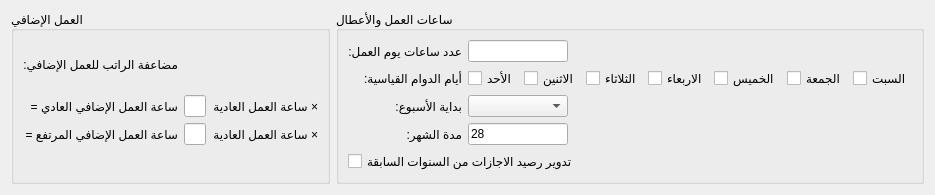
          <widget class="QWidget" name="page_21">
           <property name="geometry">
            <rect>
             <x>-823</x>
             <y>0</y>
             <width>906</width>
             <height>175</height>
            </rect>
           </property>
           <attribute name="label">
            <string>ساعات العمل</string>
           </attribute>
           <layout class="QGridLayout" name="gridLayout_63">
            <item row="0" column="0">
             <widget class="QGroupBox" name="groupBox_20">
              <property name="title">
               <string>العمل الإضافي</string>
              </property>
              <layout class="QGridLayout" name="gridLayout_75">
               <item row="0" column="0">
                <widget class="QLabel" name="label_80">
                 <property name="text">
                  <string>مضاعفة الراتب للعمل الإضافي:</string>
                 </property>
                </widget>
               </item>
               <item row="1" column="0">
                <widget class="QLabel" name="label_69">
                 <property name="text">
                  <string>ساعة العمل الإضافي العادي =</string>
                 </property>
                </widget>
               </item>
               <item row="1" column="1">
                <widget class="QLineEdit" name="setting_extra_normal_input">
                 <property name="sizePolicy">
                  <sizepolicy hsizetype="Preferred" vsizetype="Fixed">
                   <horstretch>0</horstretch>
                   <verstretch>0</verstretch>
                  </sizepolicy>
                 </property>
                 <property name="maximumSize">
                  <size>
                   <width>100</width>
                   <height>16777215</height>
                  </size>
                 </property>
                </widget>
               </item>
               <item row="1" column="2">
                <widget class="QLabel" name="label_71">
                 <property name="text">
                  <string>× ساعة العمل العادية</string>
                 </property>
                </widget>
               </item>
               <item row="1" column="3">
                <spacer name="horizontalSpacer_41">
                 <property name="orientation">
                  <enum>Qt::Horizontal</enum>
                 </property>
                 <property name="sizeHint" stdset="0">
                  <size>
                   <width>40</width>
                   <height>20</height>
                  </size>
                 </property>
                </spacer>
               </item>
               <item row="2" column="0">
                <widget class="QLabel" name="label_84">
                 <property name="text">
                  <string>ساعة العمل الإضافي المرتفع =</string>
                 </property>
                </widget>
               </item>
               <item row="2" column="1">
                <widget class="QLineEdit" name="setting_extra_high_input">
                 <property name="maximumSize">
                  <size>
                   <width>100</width>
                   <height>16777215</height>
                  </size>
                 </property>
                </widget>
               </item>
               <item row="2" column="2">
                <widget class="QLabel" name="label_72">
                 <property name="text">
                  <string>× ساعة العمل العادية</string>
                 </property>
                </widget>
               </item>
               <item row="3" column="1">
                <spacer name="verticalSpacer_12">
                 <property name="orientation">
                  <enum>Qt::Vertical</enum>
                 </property>
                 <property name="sizeType">
                  <enum>QSizePolicy::Fixed</enum>
                 </property>
                 <property name="sizeHint" stdset="0">
                  <size>
                   <width>15</width>
                   <height>27</height>
                  </size>
                 </property>
                </spacer>
               </item>
              </layout>
             </widget>
            </item>
            <item row="0" column="1">
             <widget class="QGroupBox" name="groupBox_16">
              <property name="title">
               <string>ساعات العمل والأعطال</string>
              </property>
              <layout class="QGridLayout" name="gridLayout_57">
               <item row="0" column="0">
                <widget class="QLabel" name="label_79">
                 <property name="text">
                  <string>عدد ساعات يوم العمل:</string>
                 </property>
                </widget>
               </item>
               <item row="0" column="1" colspan="2">
                <widget class="QLineEdit" name="setting_day_hours_input">
                 <property name="maximumSize">
                  <size>
                   <width>100</width>
                   <height>16777215</height>
                  </size>
                 </property>
                </widget>
               </item>
               <item row="1" column="0">
                <widget class="QLabel" name="label_81">
                 <property name="text">
                  <string>أيام الدوام القياسية:</string>
                 </property>
                </widget>
               </item>
               <item row="1" column="1">
                <widget class="QCheckBox" name="setting_work_day_sunday_checkbox">
                 <property name="text">
                  <string>الأحد</string>
                 </property>
                </widget>
               </item>
               <item row="1" column="2">
                <widget class="QCheckBox" name="setting_work_day_monday_checkbox">
                 <property name="text">
                  <string>الاثنين</string>
                 </property>
                </widget>
               </item>
               <item row="1" column="3">
                <widget class="QCheckBox" name="setting_work_day_tuesday_checkbox">
                 <property name="text">
                  <string>الثلاثاء</string>
                 </property>
                </widget>
               </item>
               <item row="1" column="4">
                <widget class="QCheckBox" name="setting_work_day_wednesday_checkbox">
                 <property name="text">
                  <string>الاربعاء</string>
                 </property>
                </widget>
               </item>
               <item row="1" column="5">
                <widget class="QCheckBox" name="setting_work_day_thursday_checkbox">
                 <property name="text">
                  <string>الخميس</string>
                 </property>
                </widget>
               </item>
               <item row="1" column="6">
                <widget class="QCheckBox" name="setting_work_day_friday_checkbox">
                 <property name="text">
                  <string>الجمعة</string>
                 </property>
                </widget>
               </item>
               <item row="1" column="7">
                <widget class="QCheckBox" name="setting_work_day_saturday_checkbox">
                 <property name="text">
                  <string>السبت</string>
                 </property>
                </widget>
               </item>
               <item row="2" column="0">
                <widget class="QLabel" name="label_82">
                 <property name="text">
                  <string>بداية الأسبوع:</string>
                 </property>
                </widget>
               </item>
               <item row="2" column="1" colspan="2">
                <widget class="QComboBox" name="setting_week_start_day_combobox">
                 <property name="sizePolicy">
                  <sizepolicy hsizetype="Expanding" vsizetype="Fixed">
                   <horstretch>0</horstretch>
                   <verstretch>0</verstretch>
                  </sizepolicy>
                 </property>
                 <property name="maximumSize">
                  <size>
                   <width>100</width>
                   <height>16777215</height>
                  </size>
                 </property>
                </widget>
               </item>
               <item row="3" column="0">
                <widget class="QLabel" name="label_83">
                 <property name="text">
                  <string>مدة الشهر:</string>
                 </property>
                </widget>
               </item>
               <item row="3" column="1" colspan="2">
                <widget class="QLineEdit" name="setting_month_duration_input">
                 <property name="maximumSize">
                  <size>
                   <width>100</width>
                   <height>16777215</height>
                  </size>
                 </property>
                 <property name="text">
                  <string>28</string>
                 </property>
                </widget>
               </item>
               <item row="4" column="0" colspan="3">
                <widget class="QCheckBox" name="setting_cycle_unused_leaves_checkbox">
                 <property name="text">
                  <string>تدوير رصيد الاجازات من السنوات السابقة</string>
                 </property>
                </widget>
               </item>
              </layout>
             </widget>
            </item>
            <item row="1" column="1">
             <spacer name="verticalSpacer_11">
              <property name="orientation">
               <enum>Qt::Vertical</enum>
              </property>
              <property name="sizeHint" stdset="0">
               <size>
                <width>20</width>
                <height>40</height>
               </size>
              </property>
             </spacer>
            </item>
           </layout>
          </widget>
